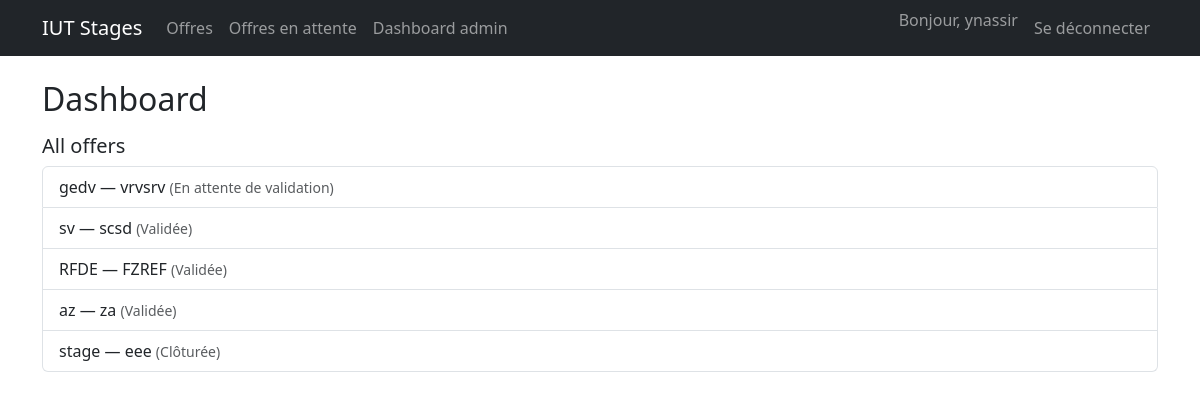
The page /accounts/dashboard/ (signed in) on the database its author committed.
### apps/offers/models.py (models this page shows, shortened)
class InternshipOffer(models.Model):
    STATUS_CHOICES = [
        ('pending', 'En attente de validation'),
        ('validated', 'Validée'),
        ('rejected', 'Refusée'),
        ('closed', 'Clôturée'),
    ]
    title = models.CharField(max_length=255)
    organization = models.CharField(max_length=255)
    contact_name = models.CharField(max_length=255)
    contact_email = models.EmailField()
    details = models.TextField()
    status = models.CharField(
        max_length=10,
        choices=STATUS_CHOICES,
        default='pending',
    )
    submission_date = models.DateTimeField(default=timezone.now)

### apps/accounts/views.py (the view)
# urls.py: path('dashboard/', views.dashboard, name='dashboard'),
@login_required
def dashboard(request):
    if request.user.is_staff:
        offers = InternshipOffer.objects.order_by('-submission_date')
        return render(request, 'accounts/dashboard.html', {'offers': offers, 'is_staff': True})
    else:
        applications = Application.objects.filter(student_email=request.user.email).order_by('-application_date')
        return render(request, 'accounts/dashboard.html', {'applications': applications, 'is_staff': False})

### templates/accounts/dashboard.html (shortened to what this page needs)
{% extends "base.html" %}
{% block content %}
<h2 class="mb-3">Dashboard</h2>
{% if is_staff %}
  <h5>All offers</h5>
  <div class="list-group mb-3">
    {% for offer in offers %}
      <a href="{% url 'offers:offer_detail' offer.id %}" class="list-group-item list-group-item-action">
        {{ offer.title }} — {{ offer.organization }} <span class="text-muted small">({{ offer.get_status_display }})</span>
      </a>
    {% empty %}
      <div class="list-group-item">No offers yet.</div>
    {% endfor %}
  </div>
{% endif %}
{% endblock %}

### templates/base.html (shortened to what this page needs)
<!doctype html>
<html lang="fr">
  <head>
    <link
      href="https://cdn.jsdelivr.net/npm/bootstrap@5.3.3/dist/css/bootstrap.min.css"
      rel="stylesheet"
    >
  </head>
  <body>
    <nav class="navbar navbar-expand-lg navbar-dark bg-dark mb-4">
      <div class="container">
        <a class="navbar-brand" href="{% url 'offers:offer_list' %}">IUT Stages</a>
        <div class="collapse navbar-collapse" id="navbarMain">
          <ul class="navbar-nav me-auto mb-2 mb-lg-0">
            <li class="nav-item">
              <a class="nav-link" href="{% url 'offers:offer_list' %}">Offres</a>
            </li>
            {% if user.is_authenticated and user.is_staff %}
              <li class="nav-item">
                <a class="nav-link" href="{% url 'offers:offer_pending_list' %}">Offres en attente</a>
              </li>
              <li class="nav-item">
                <a class="nav-link" href="{% url 'dashboard:admin_dashboard' %}">Dashboard admin</a>
              </li>
            {% endif %}
          </ul>
          <ul class="navbar-nav ms-auto">
            {% if user.is_authenticated %}
              <li class="nav-item">
                <span class="navbar-text me-2">
                  Bonjour, {{ user.get_username }}
                </span>
              </li>
              <li class="nav-item">
                <a class="nav-link" href="{% url 'accounts:logout' %}">Se déconnecter</a>
              </li>
            {% endif %}
          </ul>
        </div>
      </div>
    </nav>
    <main class="container mb-5">
      {% block content %}{% endblock %}
    </main>
  </body>
</html>

### rows shown on the page
InternshipOffer: title "gedv", organization "vrvsrv", status "En attente de validation"
InternshipOffer: title "sv", organization "scsd", status "Validée"
InternshipOffer: title "RFDE", organization "FZREF", status "Validée"
InternshipOffer: title "az", organization "za", status "Validée"
InternshipOffer: title "stage", organization "eee", status "Clôturée"

### other values the page prints
{{ user.get_username }} "ynassir"
